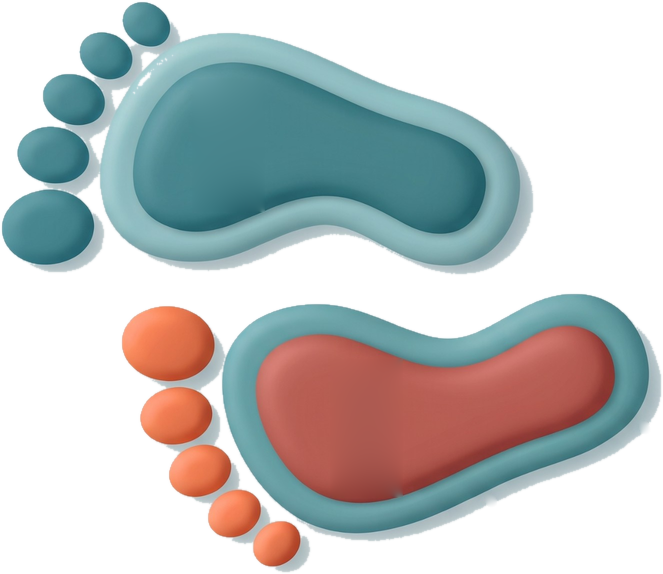
#> input picture _build/steps-feet2-blank.png, 663 x 574 px
$ python teal_feet.py
#> lines starting #> are read from the running program, lines starting #| are printed output that depends on the picture; after the words box and inside, x2 and y2 are one past the last pixel; in counts of white or black regions, pixels touching at a corner belong together
"""A version of the footprints with both feet in teal: the red sole and the orange toes take the colours of the teal foot
(matched by brightness, so the 3D shading stays). Run from the repo root -> _build/steps-feet2-teal.png"""
import pathlib
import numpy as np
from PIL import Image

HERE = pathlib.Path(__file__).parent
im = np.asarray(Image.open(HERE / 'steps-feet2-blank.png')).astype(float)
r, g, b, al = im[..., 0], im[..., 1], im[..., 2], im[..., 3]
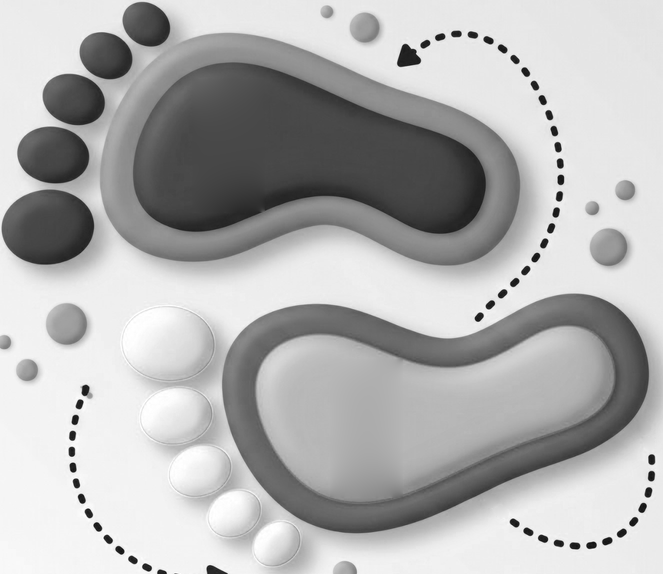
#> r: shape (574, 663) float64; min 11, max 255, mean 178.2
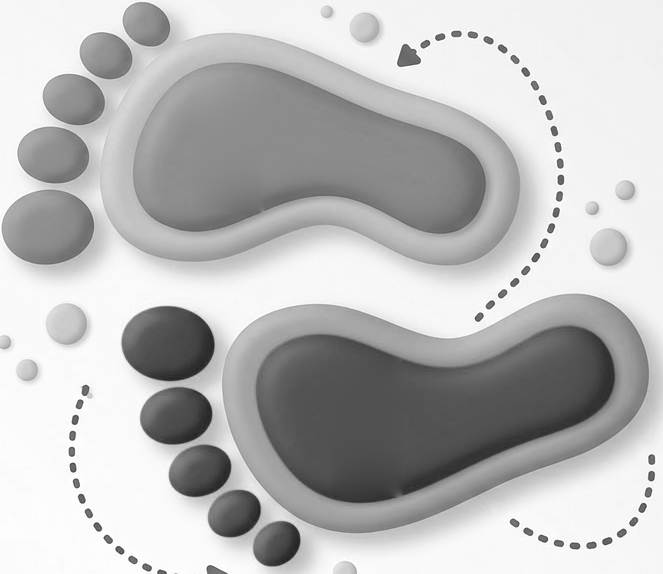
#> b: shape (574, 663) float64; min 34, max 255, mean 187.7
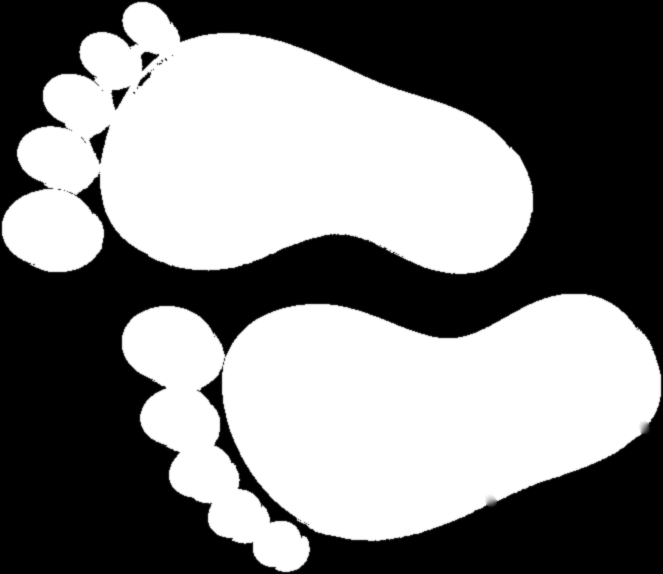
#> al: shape (574, 663) float64; min 0, max 255, mean 128.1
H, W = al.shape
#> H = 574; W = 663
lum = 0.3 * r + 0.59 * g + 0.11 * b
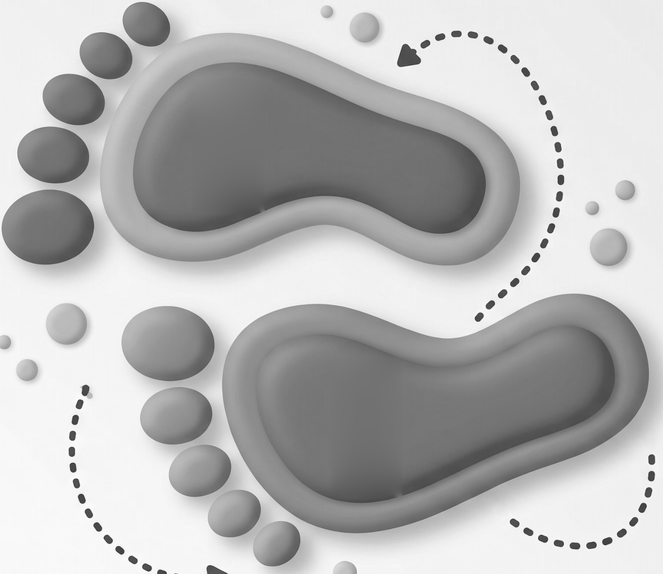
#> lum: shape (574, 663) float64; min 46.17, max 255, mean 184.2
warm = (r > g + 20) & (r > b + 20) & (al > 0)
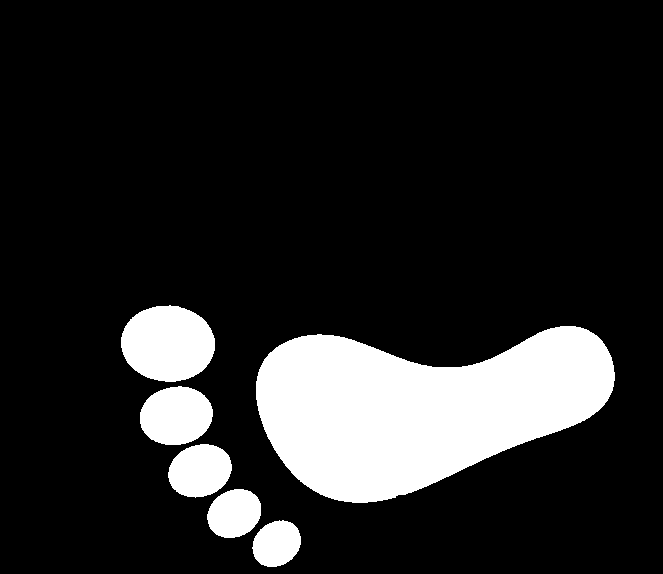
#> warm: shape (574, 663) bool; 15.1% white; 6 white regions, box (x1, y1, x2, y2) and area: (256, 326, 615, 503) 41832, (121, 305, 215, 382) 5651, (140, 386, 213, 445) 3380, (168, 444, 232, 498) 2641, (207, 489, 261, 538) 2060, (252, 520, 301, 567) 1749
yy, xx = np.mgrid[0:H, 0:W]
top = yy < 290                                                   # the teal foot
teal = top & (al > 200) & (b >= r)
#> teal: shape (574, 663) bool; 24.7% white; 1 white region, box (x1, y1, x2, y2) and area: (2, 2, 533, 274) 93915
src_toes = warm & (xx < 225)                                     # the orange toes
#> src_toes: shape (574, 663) bool; 3.2% white; 4 white regions, box (x1, y1, x2, y2) and area: (121, 305, 215, 382) 5651, (140, 386, 213, 445) 3380, (168, 444, 225, 498) 2488, (207, 493, 225, 538) 585
src_sole = warm & (xx >= 225)                                    # the red sole
#> src_sole: shape (574, 663) bool; 11.9% white; 4 white regions, box (x1, y1, x2, y2) and area: (256, 326, 615, 503) 41832, (252, 520, 301, 567) 1749, (225, 489, 261, 538) 1475, (225, 452, 232, 484) 153
tgt_toes = teal & (xx < 115) & (lum < 120)                       # the teal toes
#> tgt_toes: shape (574, 663) bool; 2.2% white; 5 white regions (1 under 20 px), largest, box (x1, y1, x2, y2) and area: (9, 190, 94, 264) 3806, (22, 128, 89, 183) 2221, (47, 75, 105, 125) 1674, (86, 33, 115, 79) 626
tgt_sole = teal & (xx > 140) & (xx < 480) & (yy > 70) & (yy < 230) & (lum < 125)   # the dark teal sole
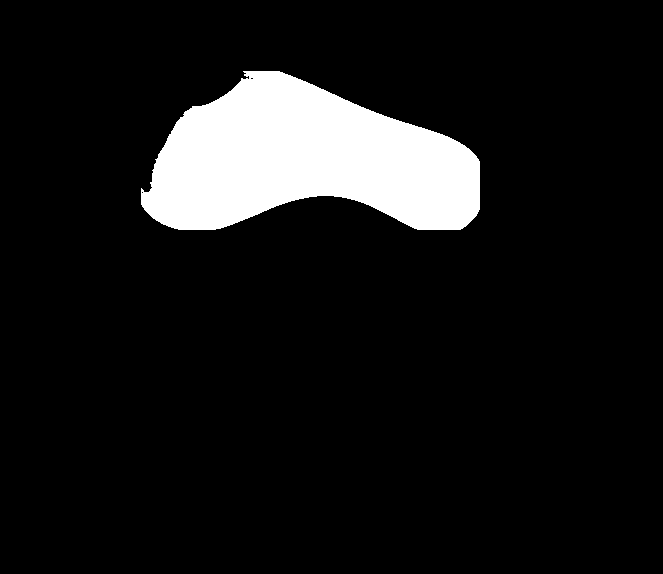
#> tgt_sole: shape (574, 663) bool; 9.4% white; 1 white region, box (x1, y1, x2, y2) and area: (141, 71, 480, 230) 35925


def match(src, tgt):
    """give each source pixel the colour of the target pixel at the same brightness rank."""
    s_idx = np.argsort(lum[src]); t = im[tgt][np.argsort(lum[tgt])][:, :3]
    pos = (np.arange(len(s_idx)) * (len(t) - 1) / max(len(s_idx) - 1, 1)).astype(int)
    out = np.empty((len(s_idx), 3)); out[s_idx] = t[pos]
    return out


res = im.copy()
for s, t in ((src_toes, tgt_toes), (src_sole, tgt_sole)):
    res[s, :3] = match(s, t)
#> this loop made 2 passes
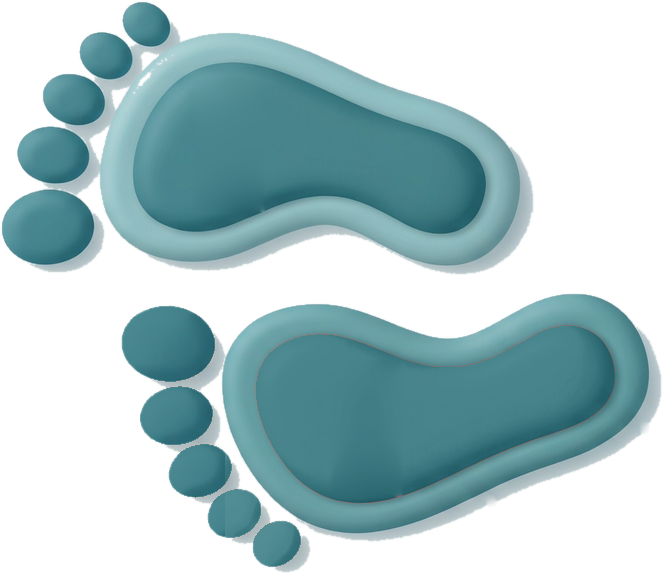
#> res: shape (574, 663, 4) float64; mean R, G, B, A 159.5, 190.6, 195.5, 128.1; transparent parts drawn white
Image.fromarray(res.clip(0, 255).astype(np.uint8)).save(HERE / 'steps-feet2-teal.png')
print('ok', int(src_toes.sum()), int(src_sole.sum()))
#| ok 12104 45209
